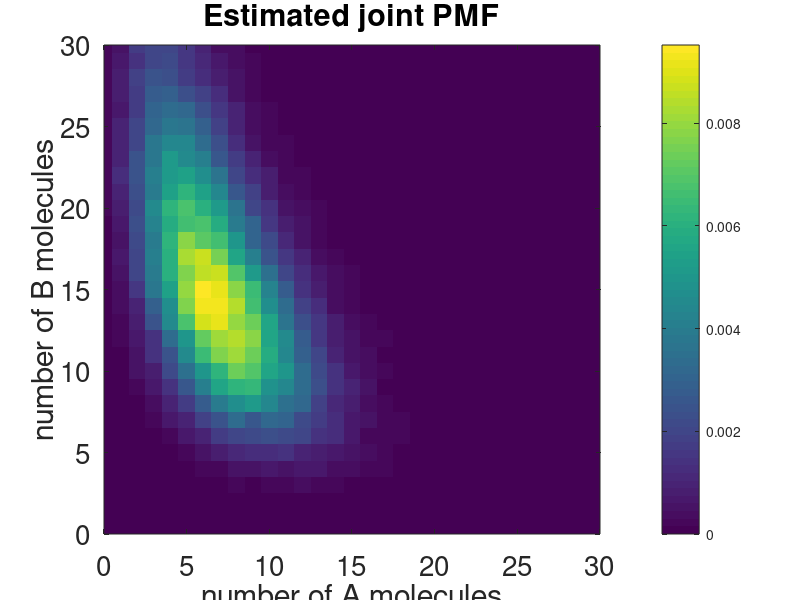
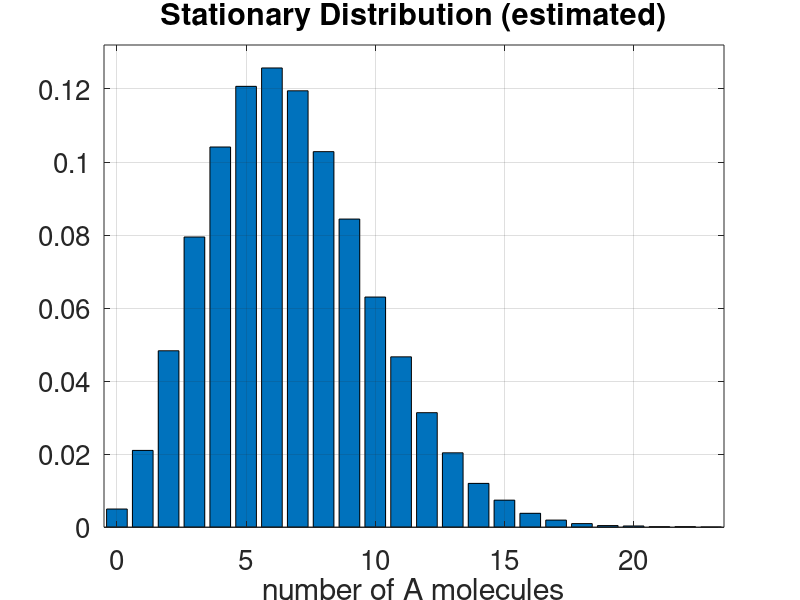

These figures' MATLAB source, in order:
function CH1_Gillespie_example_stationary

k1=0.002;
k2=0.01;
k3=1.2;
k4=1;

Ainitial=sqrt((k3-k4)/(2*k1));
Binitial=k4/(k2*Ainitial);
numberofrealisations=100000;
pa=zeros(101,1);
p2D=zeros(31,31);

A=round(Ainitial);
B=round(Binitial);
time=0;

for i=1:numberofrealisations
    while (time<i)
          rr=rand(2,1);
          a0=k1*A*(A-1)+k2*A*B+k3+k4;
          time=time+(1/a0)*log(1/rr(1));
          ss=k1*A*(A-1);
          if (rr(2)*a0<ss)
              A=A-2;
          else
              ss=ss+k2*A*B;
              if (rr(2)*a0<ss)
                  A=A-1;
                  B=B-1;
              else
              ss=ss+k3;
                  if (rr(2)*a0<ss)
                      A=A+1;
                  else
                      B=B+1;
                  end
              end
          end
    end
    if (A<100.5)
       pa(A+1)=pa(A+1)+1;
    end
    if (A<30.5)
       if (B<30.5)
           p2D(A+1,B+1)=p2D(A+1,B+1)+1;
       end
    end
end

pa=pa/numberofrealisations;
p2D=p2D/numberofrealisations;
 
figure(1);
imagesc(0:30,0:30,p2D');
set(gca,'YDir','normal');
xlabel('number of A molecules');
ylabel('number of B molecules');
colorbar;
title('Estimated joint PMF');
axis([0 30 0 30]);
view(0,90);
set(gca,'Fontsize',20);

figure(2);
bar(0:100,pa);
xlabel('number of A molecules');
title('Stationary Distribution (estimated)');
set(gca,'XTick',[0 5 10 15 20]);
axis([-0.5 23.5 0 1.05*max(pa)]);
set(gca,'Fontsize',20);
grid on;
